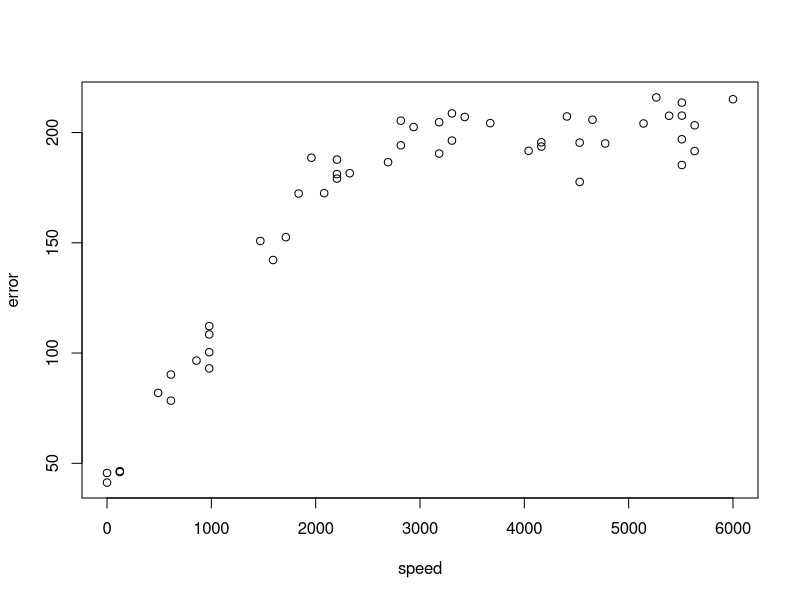

Reproduce this figure in R.
### FAKE DATA FOR MODELING SAF ###

rm(list=setdiff(ls(), c())) # clear all
graphics.off() # clear figures
cat("\014") # clear console

set.seed(1)

### the following creates data that looks *very* similar to what we see in the experiment:

n = 50

a = 200
b = 20
c = .002
d = 1000

a = rnorm(n, a, a/20) #upper asymptote
b = rnorm(n, b, b/20) #lower asymptote
c = rnorm(n, c, c/10) #highest slope
d = rnorm(n, d, d/10) #speed at highest slope
speed = sample(seq(0,6000, length.out = n)
                , n, replace = TRUE
                , dnorm(seq(-.5,1,length=50)))

error = (b + ((a - b) / (1 + (exp(-(c*(speed-d)))))))

plot(speed, error)


### now, let's create a loop that builds a fake dataset using the above equation:

N = 30 # total participants
g = 2 # number of groups

n = N/g # participants / group
condition = c(rep("PP-VV-5",n),rep("PP-VR-5",n)) # label groups
participant_id = c(1:N)
session = c(1,5) # sessions
figure_type = c("random","repeated")

for(i in 1:length(participant_id)){
        
        
}



